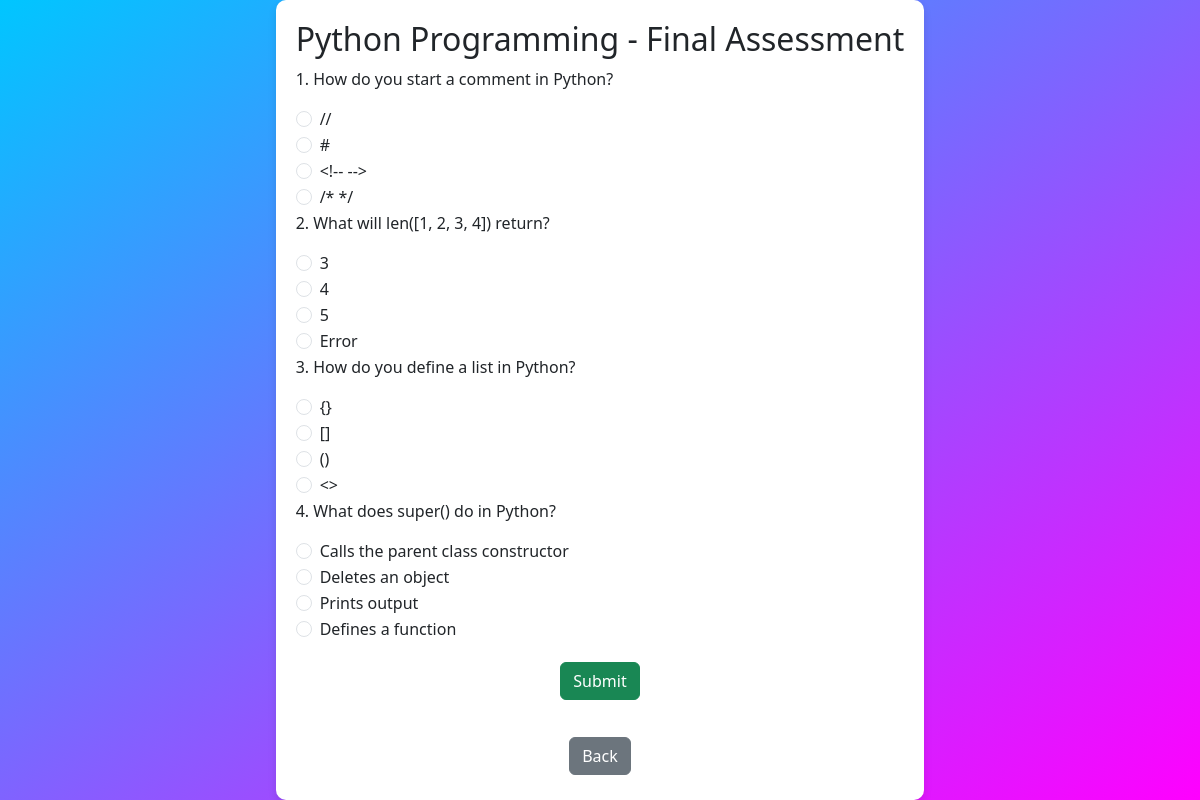
The page /quiz/2 (signed in) on the database its author committed.
### tables this page shows
CREATE TABLE courses (
                  id INTEGER PRIMARY KEY AUTOINCREMENT,
                  title TEXT NOT NULL,
                  description TEXT,
                  duration INTEGER NOT NULL,
                  instructor_id INTEGER NOT NULL,
                  start_date TEXT NOT NULL,
                  end_date TEXT NOT NULL, image_path TEXT, video_path TEXT);

CREATE TABLE quiz (
    id INTEGER PRIMARY KEY AUTOINCREMENT,
    course_id INTEGER, -- Changed from module_id to course_id
    question_text TEXT NOT NULL,
    options TEXT NOT NULL,
    correct_answer TEXT NOT NULL,
    points INTEGER DEFAULT 1, -- New field added
    FOREIGN KEY (course_id) REFERENCES courses(id) ON DELETE CASCADE
);

### app.py (the view, shortened to what this page needs)
@app.route('/quiz/<int:course_id>', methods=['GET', 'POST'])
def quiz(course_id):
    if 'user_email' not in session or session.get('role') != 'user':
        return redirect(url_for('login'))
    user_id = session.get('user_id')  # Get logged-in user ID
    conn = get_db_connection()
    course = conn.execute("SELECT * FROM courses WHERE id = ?", (course_id,)).fetchone()
    quizzes = conn.execute("SELECT * FROM quiz WHERE course_id = ?", (course_id,)).fetchall()
    if not course:
        conn.close()
        return "Course not found", 404
    score = None
    status = None
    conn.close()
    return render_template("quiz.html", course=course, quizzes=quizzes, score=score, status=status)

### app.py (called while the page is built)
def get_db_connection():
    conn = sqlite3.connect(DATABASE)
    conn.row_factory = sqlite3.Row
    return conn

@app.before_request
def session_management():
    if 'user' in session:
        if 'last_activity' in session:
            elapsed_time = time.time() - session['last_activity']
            if elapsed_time > SESSION_TIMEOUT:
                session.clear()
                flash("Your session has expired due to inactivity. Please log in again.", "error")
                return redirect(url_for('login'))
        session['last_activity'] = time.time()

### templates/quiz.html (shortened to what this page needs)
<!DOCTYPE html>
<html lang="en">
<head>
    <link href="https://cdn.jsdelivr.net/npm/bootstrap@5.3.0/dist/css/bootstrap.min.css" rel="stylesheet">
    <link rel="stylesheet" href="{{ url_for('static', filename='css/adminstyles.css') }}">
</head>
<body>
    {% if score is not none %}
    <div class="score-fullscreen">
        <div class="score-card">
            <h2>Your Score</h2>
            <p class="display-4">{{ score }} Points</p>
            <p class="h4">Status: <strong>{{ status }}</strong></p>
            <form method="POST" action="{{ url_for('feedback', course_id=course.id) }}">
                <p class="mt-3">Rate this Course:</p>
                <div class="star-rating">
                    <input type="radio" id="star5" name="rating" value="5"><label for="star5">&#9733;</label>
                    <input type="radio" id="star4" name="rating" value="4"><label for="star4">&#9733;</label>
                    <input type="radio" id="star3" name="rating" value="3"><label for="star3">&#9733;</label>
                    <input type="radio" id="star2" name="rating" value="2"><label for="star2">&#9733;</label>
                    <input type="radio" id="star1" name="rating" value="1"><label for="star1">&#9733;</label>
                </div>
                <div>
                    <button type="submit" class="btn btn-primary mt-3">Submit Rating</button>
                </div>
            </form>
            <div class="mt-3">
                <a href="{{ url_for('quiz', course_id=course.id) }}" class="btn btn-secondary">Retry Quiz</a>
                <a href="{{ url_for('view_course', course_id=course.id) }}" class="btn btn-secondary">Back to Course</a>
            </div>
        </div>
    </div>
    {% else %}
    <div class="quiz-container">
        <h2 class="text-center">{{ course.title }} - Final Assessment</h2>
        <form method="POST">
            {% for quiz in quizzes %}
            <div class="quiz-question">
                <p>{{ loop.index }}. {{ quiz.question_text }}</p>
                {% set options_list = quiz.options.split(',') %}
                {% for option in options_list %}
                <div class="form-check">
                    <input class="form-check-input" type="radio" name="{{ quiz.id }}" value="{{ option.strip() }}" required>
                    <label class="form-check-label">{{ option.strip() }}</label>
                </div>
                {% endfor %}
            </div>
            {% endfor %}
            <div class="d-flex justify-content-center mt-3">
                <button type="submit" class="btn btn-success">Submit</button>
            </div>
        </form>
        <div class="d-flex justify-content-center mt-3">
        <a href="{{ url_for('view_course', course_id=course.id) }}" class="btn btn-secondary mt-3">Back</a>
        </div>
    </div>
    {% endif %}
</body>
</html>

### static/css/adminstyles.css (style rules this page uses)
* { margin: 0; padding: 0; box-sizing: border-box; font-family: 'Segoe UI', 'Roboto', sans-serif; }
body { background-color: #6a3de8; background: linear-gradient(to bottom right, #00c6ff, #ff00ff); height: 100vh; }
.btn { margin: 5px; }

### templates/quiz.html (style rules this page uses)
body { background: linear-gradient(to bottom right, #00c6ff, #ff00ff); height: 100vh; display: flex; justify-content: center; align-items: center; overflow: hidden; margin: 0; }
.quiz-container { max-width: 800px; background: white; padding: 20px; border-radius: 10px; box-shadow: 0 4px 8px rgba(0,0,0,0.1); opacity: 0; animation: fadeIn 1.2s forwards; }

### rows shown on the page
courses: title "Python Programming"
quiz: question_text "How do you start a comment in Python?", strip "//" "#" "<!-- -->" "/* */"
quiz: question_text "What will len([1, 2, 3, 4]) return?", strip "3" "4" "5" "Error"
quiz: question_text "How do you define a list in Python?", strip "{}" "[]" "()" "<>"
quiz: question_text "What does super() do in Python?", strip "Calls the parent class constructor" "Deletes an object" "Prints output" "Defines a function"
